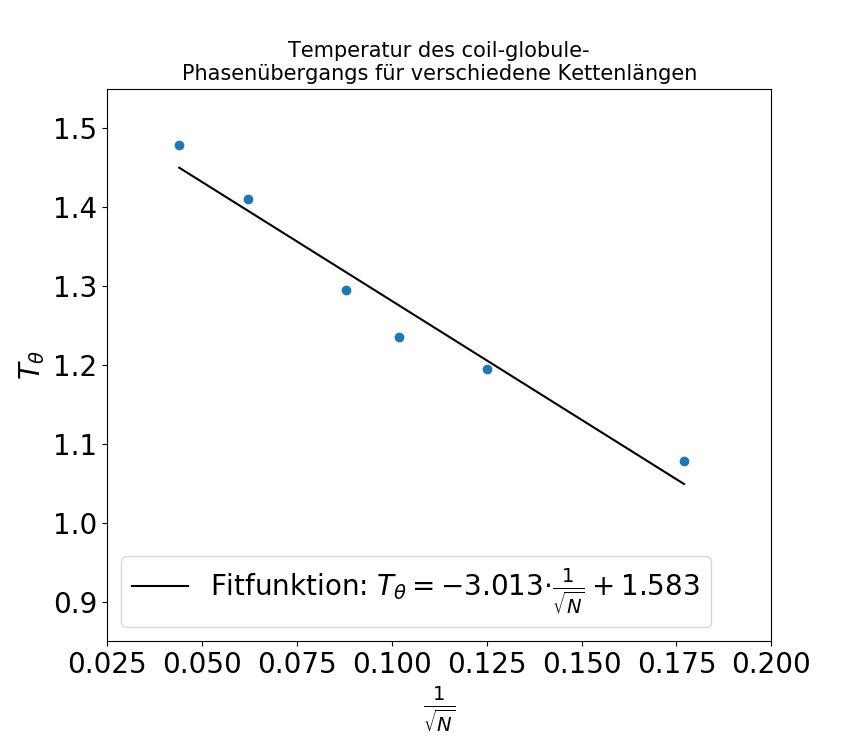

This chart was generated by the following Python code:
import numpy as np
from matplotlib import pyplot as plt
import os
import re
import sys 
import matplotlib

matplotlib.rcParams.update({'font.size': 20})

File="invsqrtn_T_theta.dat"

invsqrtn=np.loadtxt(File, unpack=True)[0]
T_theta=np.loadtxt(File, unpack=True)[1]

m, n =np.polyfit(invsqrtn,T_theta,1)
x=np.linspace(invsqrtn.min(),invsqrtn.max(),1000)
#print(invsqrtn,T_theta)
plt.figure(figsize=(8,6))
plt.plot(invsqrtn,T_theta,'o')
plt.plot(x,m*x+n,color="k",label="Fitfunktion:"+r" $T_{\theta}=$"+
                                 "${0:.3f}$".format(m)+r"$\cdot\frac{1}{\sqrt{N}}+$"+
                                 "${0:.3f}$".format(n))
plt.title("Temperatur des coil-globule-\nPhasenübergangs für verschiedene Kettenlängen",
          fontsize=15)
plt.ylim(0.85,1.55)
plt.xlim(0.025,0.2)
plt.ylabel(r"$T_{\theta}$")
plt.xlabel(r"$\frac{1}{\sqrt{N}}$")
plt.legend(loc='best')
plt.show()
